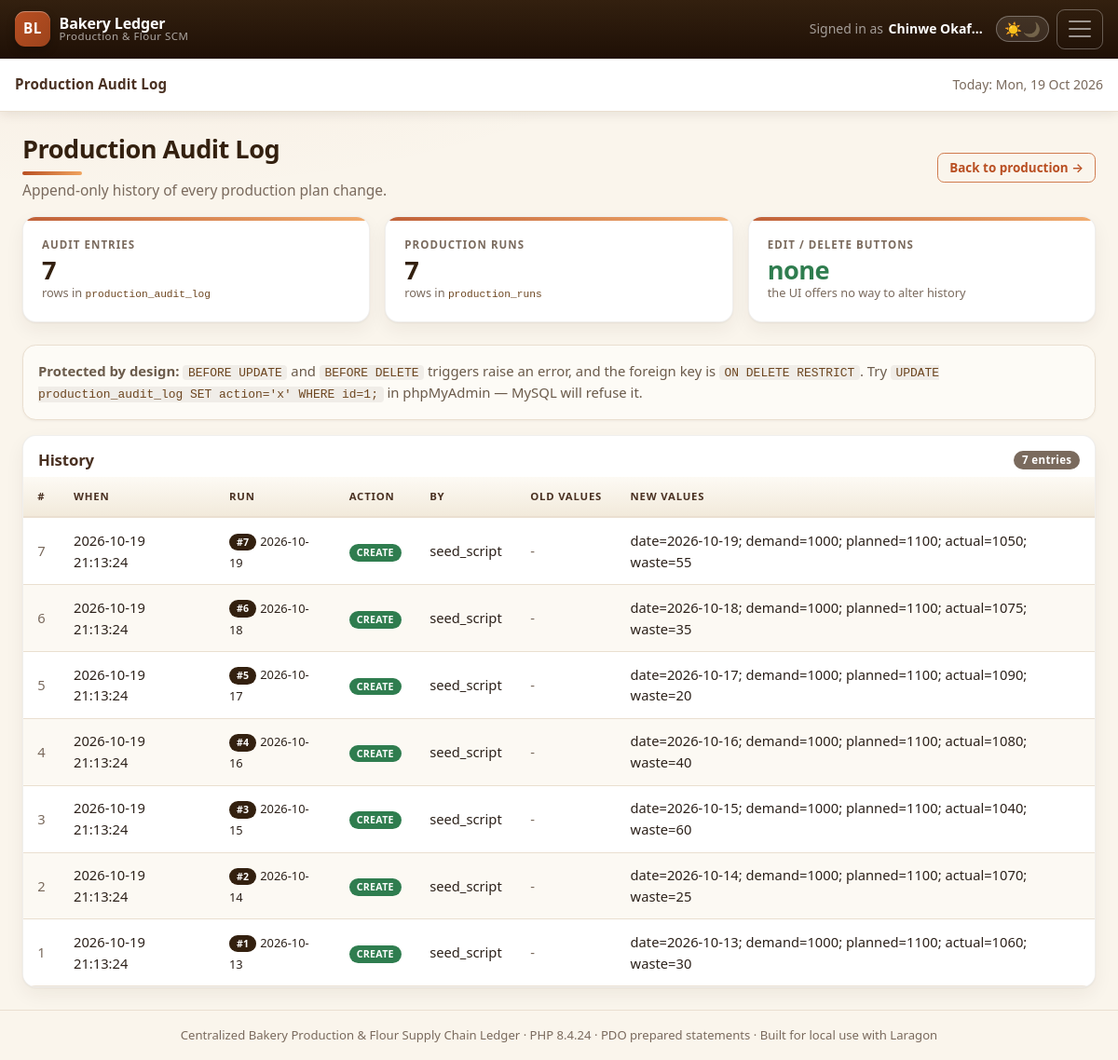
Screenshot of /audit/index.php with the database file from the repository.
### tables this page shows
CREATE TABLE production_audit_log (
    id                 BIGINT UNSIGNED NOT NULL AUTO_INCREMENT,
    production_run_id  INT UNSIGNED    NOT NULL,
    action             ENUM('CREATE','UPDATE') NOT NULL,
    old_values         TEXT            NULL,
    new_values         TEXT            NOT NULL,
    total_demand_units INT UNSIGNED    NOT NULL DEFAULT 0,
    planned_units      INT UNSIGNED    NOT NULL DEFAULT 0,
    actual_units       INT UNSIGNED    NOT NULL DEFAULT 0,
    waste_units        INT UNSIGNED    NOT NULL DEFAULT 0,
    performed_by       VARCHAR(60)     NOT NULL DEFAULT 'system',
    created_at         TIMESTAMP       NOT NULL DEFAULT CURRENT_TIMESTAMP,
    PRIMARY KEY (id),
    KEY idx_audit_run (production_run_id),
    KEY idx_audit_created (created_at),
    CONSTRAINT fk_audit_production_run
        FOREIGN KEY (production_run_id) REFERENCES production_runs (id)
        ON DELETE RESTRICT ON UPDATE CASCADE
);

CREATE TABLE production_runs (
    id                 INT UNSIGNED  NOT NULL AUTO_INCREMENT,
    production_date    DATE          NOT NULL,
    total_demand_units INT UNSIGNED  NOT NULL DEFAULT 0,
    planned_units      INT UNSIGNED  NOT NULL,
    actual_units       INT UNSIGNED  NOT NULL DEFAULT 0,
    waste_units        INT UNSIGNED  NOT NULL DEFAULT 0,
    buffer_rate        DECIMAL(4,3)  NOT NULL DEFAULT 1.100,
    created_by         VARCHAR(60)   NOT NULL DEFAULT 'system',
    created_at         TIMESTAMP     NOT NULL DEFAULT CURRENT_TIMESTAMP,
    updated_at         TIMESTAMP     NULL DEFAULT NULL ON UPDATE CURRENT_TIMESTAMP,
    PRIMARY KEY (id),
     
    UNIQUE KEY uq_production_date (production_date),
    KEY idx_production_actual (actual_units)
);

### includes/functions.php (called while the page is built, shortened)
<?php
function url(string $path = ''): string
{
    return APP_BASE . '/' . ltrim($path, '/');
}
function e($value): string
{
    return htmlspecialchars((string) $value, ENT_QUOTES, 'UTF-8');
}

### includes/auth.php (called while the page is built, shortened)
<?php
function demo_users(): array
{
    return [
        'manager' => [
            'name'       => 'Chinwe Okafor (Production Manager)',
            'role'       => 'manager',
            'outlet_ids' => null,
        ],
        'cashier_igando' => [
            'name'       => 'Bola Ade (Igando Outlet Cashier)',
            'role'       => 'cashier',
            'outlet_ids' => [1],
        ],
        'cashier_agege' => [
            'name'       => 'Musa Bello (Agege Outlet Cashier)',
            'role'       => 'cashier',
            'outlet_ids' => [3],
        ],
    ];
}
function current_user(): array
{
    $users = demo_users();
    $key   = $_SESSION['demo_user'] ?? 'manager';
    $user           = $users[$key];
    $user['key']    = $key;
    return $user;
}
function current_user_label(): string
{
    $user = current_user();
    return e($user['name']);
}

### config/database.php (called while the page is built)
<?php
function db(): PDO
{
    static $pdo = null;
    if ($pdo instanceof PDO) {
        return $pdo;
    }
    $dsn = sprintf(
        'mysql:host=%s;port=%s;dbname=%s;charset=%s',
        DB_HOST,
        DB_PORT,
        DB_NAME,
        DB_CHARSET
    );
    $options = [
        PDO::ATTR_ERRMODE            => PDO::ERRMODE_EXCEPTION,
        PDO::ATTR_DEFAULT_FETCH_MODE => PDO::FETCH_ASSOC,
        PDO::ATTR_EMULATE_PREPARES   => false,
        PDO::ATTR_DRIVER_NAME        => 'mysql',
    ];
    try {
        $pdo = new PDO($dsn, DB_USER, DB_PASS, $options);
    } catch (PDOException $e) {
        if (APP_DEBUG) {
            http_response_code(500);
            echo '<div style="font-family:sans-serif;max-width:720px;margin:60px auto;">';
            echo '<h2>Database connection failed</h2>';
            echo '<p><strong>MySQL said:</strong> ' . htmlspecialchars($e->getMessage(), ENT_QUOTES, 'UTF-8') . '</p>';
            echo '<ol>';
            echo '<li>Make sure Laragon MySQL is <strong>started</strong>.</li>';
            echo '<li>Import <code>database/bakery.sql</code> (see README.md, step 3).</li>';
            echo '<li>Check DB_USER / DB_PASS in <code>config/config.php</code>.</li>';
            echo '</ol></div>';
            exit;
        }
        throw $e;
    }
    return $pdo;
}
function stream_query(string $sql, array $params = []): PDOStatement
{
    $stmt = db()->prepare($sql);
    $stmt->execute($params);
    return $stmt;
}
function scalar(string $sql, array $params = [])
{
    $stmt = stream_query($sql, $params);
    $value = $stmt->fetchColumn();
    return $value === false ? null : $value;
}

### audit/index.php (the view, shortened to what this page needs)
<?php
$auditCount = (int) scalar('SELECT COUNT(*) FROM production_audit_log');
$runCount   = (int) scalar('SELECT COUNT(*) FROM production_runs');
$pageTitle = 'Production Audit Log';
require __DIR__ . '/../includes/header.php';
?>
<div class="d-flex flex-wrap justify-content-between align-items-center gap-2 mb-3">
    <div>
        <h1 class="h3 mb-1">Production Audit Log</h1>
        <p class="text-muted mb-0">Append-only history of every production plan change.</p>
    </div>
    <a class="btn btn-outline-primary btn-sm" href="<?= e(url('production/')) ?>">Back to production &rarr;</a>
</div>
<div class="row g-3 mb-4">
    <div class="col-sm-4">
        <div class="card stat-card h-100"><div class="stat-body">
            <div class="stat-label">Audit entries</div>
            <div class="stat-value"><?= number_format($auditCount) ?></div>
            <div class="stat-sub">rows in <code>production_audit_log</code></div>
        </div></div>
    </div>
    <div class="col-sm-4">
        <div class="card stat-card h-100"><div class="stat-body">
            <div class="stat-label">Production runs</div>
            <div class="stat-value"><?= number_format($runCount) ?></div>
            <div class="stat-sub">rows in <code>production_runs</code></div>
        </div></div>
    </div>
    <div class="col-sm-4">
        <div class="card stat-card h-100"><div class="stat-body">
            <div class="stat-label">Edit / delete buttons</div>
            <div class="stat-value text-success">none</div>
            <div class="stat-sub">the UI offers no way to alter history</div>
        </div></div>
    </div>
</div>
<div class="alert alert-light border mb-3">
    <strong>Protected by design:</strong>
    <code>BEFORE UPDATE</code> and <code>BEFORE DELETE</code> triggers raise an error, and the
    foreign key is <code>ON DELETE RESTRICT</code>. Try
    <code>UPDATE production_audit_log SET action='x' WHERE id=1;</code> in phpMyAdmin &mdash;
    MySQL will refuse it.
</div>
<div class="table-card">
    <div class="p-3 pb-2 d-flex justify-content-between align-items-center">
        <h2 class="h5 mb-0">History</h2>
        <span class="badge text-bg-secondary"><?= number_format($auditCount) ?> entries</span>
    </div>
    <div class="table-responsive">
        <table class="table table-hover align-middle">
            <thead>
            <tr>
                <th>#</th>
                <th>When</th>
                <th>Run</th>
                <th>Action</th>
                <th>By</th>
                <th>Old values</th>
                <th>New values</th>
            </tr>
            </thead>
            <tbody>
            <?php
            $stmt = stream_query(
                'SELECT a.id, a.action, a.old_values, a.new_values, a.performed_by,
                        a.created_at, a.production_run_id,
                        p.production_date
                   FROM production_audit_log a
                   JOIN production_runs p ON p.id = a.production_run_id
                  ORDER BY a.id DESC
                  LIMIT 100'
            );
            while ($row = $stmt->fetch(PDO::FETCH_ASSOC)) {
                $isCreate = $row['action'] === 'CREATE';
                ?>
                <tr>
                    <td class="text-muted"><?= (int) $row['id'] ?></td>
                    <td class="small"><?= e($row['created_at']) ?></td>
                    <td>
                        <span class="badge text-bg-dark">#<?= (int) $row['production_run_id'] ?></span>
                        <span class="small"><?= e($row['production_date']) ?></span>
                    </td>
                    <td>
                        <span class="badge <?= $isCreate ? 'badge-ok' : 'text-bg-primary' ?>">
                            <?= e($row['action']) ?>
                        </span>
                    </td>
                    <td class="small"><?= e($row['performed_by']) ?></td>
                    <td class="small text-muted"><?= $row['old_values'] === null ? '-' : e($row['old_values']) ?></td>
                    <td class="small"><?= e($row['new_values']) ?></td>
                </tr>
                <?php
            }
            ?>
            </tbody>
        </table>
    </div>
</div>
<?php require __DIR__ . '/../includes/footer.php'; ?>

### includes/header.php (shortened to what this page needs)
<?php
$pageTitle = $pageTitle ?? 'Bakery Ledger';
$navUserFull  = current_user_label();
?>
<!DOCTYPE html>
<html lang="en">
<head>
<link rel="stylesheet" href="<?= e(url('assets/vendor/bootstrap.min.css')) ?>">
<link rel="stylesheet" href="<?= e(url('assets/css/style.css')) ?>">
</head>
<body>
<div class="app-shell">
    <div class="app-main">
        <div class="app-header">
            <nav class="navbar navbar-dark app-topnav" aria-label="Main navigation">
                <div class="container-fluid px-2 px-md-3">
                    <a class="navbar-brand" href="<?= e(url('')) ?>">
                        <span class="app-brand-mark">BL</span>
                        <span>
                            <strong class="d-block lh-1">Bakery Ledger</strong>
                            <small>Production &amp; Flour SCM</small>
                        </span>
                    </a>
                    <div class="app-topnav-tools">
                        <span class="app-nav-user small">
                            <span class="app-nav-user-prefix d-none d-md-inline">Signed in as</span>
                            <strong class="app-nav-user-name d-none d-md-inline"><?= $navUserFull ?></strong>
                        </span>
                        <button id="themeToggle" class="app-theme-toggle" type="button"
                                aria-pressed="false"
                                aria-label="Switch to dark mode"
                                title="Switch to dark mode">
                            <span class="theme-ico theme-ico-sun" aria-hidden="true">&#9728;&#65039;</span>
                            <span class="theme-ico theme-ico-moon" aria-hidden="true">&#127769;</span>
                        </button>
                        <button class="navbar-toggler" type="button"
                                data-bs-toggle="collapse" data-bs-target="#mainMenu"
                                aria-controls="mainMenu" aria-expanded="false"
                                aria-label="Toggle the navigation menu">
                            <span class="navbar-toggler-icon"></span>
                        </button>
                    </div>
                </div>
            </nav>
            <header class="app-topbar navbar navbar-expand navbar-light border-bottom px-3 py-2">
                <span class="navbar-text fw-semibold text-truncate">
                    <?= e($pageTitle) ?>
                </span>
                <span class="ms-auto d-none d-sm-inline small text-muted">
                    Today: <?= e(date('D, d M Y')) ?>
                </span>
            </header>
        </div>
        <main class="app-content p-3 p-md-4">

### includes/footer.php (shortened to what this page needs)
        </main>
        <footer class="app-footer text-center text-muted small px-3 py-3 border-top">
            Centralized Bakery Production &amp; Flour Supply Chain Ledger &middot;
            PHP <?= e(PHP_VERSION) ?> &middot; PDO prepared statements &middot;
            Built for local use with Laragon
        </footer>
    </div>
</div>
</body>
</html>

### rows the page displays
production_audit_log: id "7", created_at "2026-10-19 21:13:24", production_run "7", production_run.production_date "2026-10-19", action "CREATE", performed_by "seed_script", new_values "date=2026-10-19; demand=1000; planned=1100; actual=1050; waste=55"
production_audit_log: id "6", created_at "2026-10-19 21:13:24", production_run "6", production_run.production_date "2026-10-18", action "CREATE", performed_by "seed_script", new_values "date=2026-10-18; demand=1000; planned=1100; actual=1075; waste=35"
production_audit_log: id "5", created_at "2026-10-19 21:13:24", production_run "5", production_run.production_date "2026-10-17", action "CREATE", performed_by "seed_script", new_values "date=2026-10-17; demand=1000; planned=1100; actual=1090; waste=20"
production_audit_log: id "4", created_at "2026-10-19 21:13:24", production_run "4", production_run.production_date "2026-10-16", action "CREATE", performed_by "seed_script", new_values "date=2026-10-16; demand=1000; planned=1100; actual=1080; waste=40"
production_audit_log: id "3", created_at "2026-10-19 21:13:24", production_run "3", production_run.production_date "2026-10-15", action "CREATE", performed_by "seed_script", new_values "date=2026-10-15; demand=1000; planned=1100; actual=1040; waste=60"
production_audit_log: id "2", created_at "2026-10-19 21:13:24", production_run "2", production_run.production_date "2026-10-14", action "CREATE", performed_by "seed_script", new_values "date=2026-10-14; demand=1000; planned=1100; actual=1070; waste=25"
production_audit_log: id "1", created_at "2026-10-19 21:13:24", production_run "1", production_run.production_date "2026-10-13", action "CREATE", performed_by "seed_script", new_values "date=2026-10-13; demand=1000; planned=1100; actual=1060; waste=30"

### other values shown
$navUserFull "Chinwe Okaf…"
$pageTitle "Production Audit Log"
$auditCount "7"
$runCount "7"
PHP_VERSION "8.4.24"
